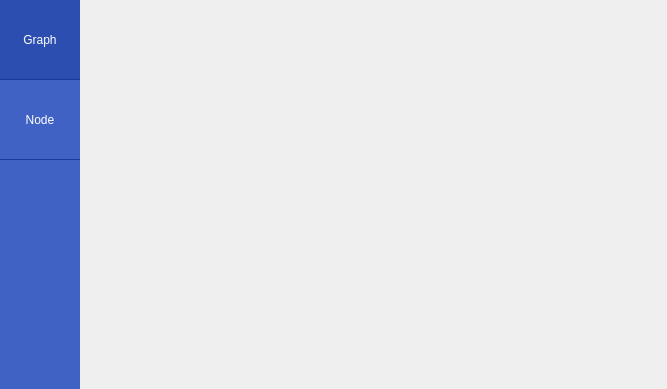
<?xml version="1.0" encoding="UTF-8"?>
<ui version="4.0">
 <class>StatisticMenuForm</class>
 <widget class="QWidget" name="StatisticMenuForm">
  <property name="geometry">
   <rect>
    <x>0</x>
    <y>0</y>
    <width>667</width>
    <height>389</height>
   </rect>
  </property>
  <property name="windowTitle">
   <string>Statistic</string>
  </property>
  <layout class="QHBoxLayout" name="horizontalLayout" stretch="0,1">
   <property name="spacing">
    <number>0</number>
   </property>
   <property name="leftMargin">
    <number>0</number>
   </property>
   <property name="topMargin">
    <number>0</number>
   </property>
   <property name="rightMargin">
    <number>0</number>
   </property>
   <property name="bottomMargin">
    <number>0</number>
   </property>
   <item>
    <widget class="QFrame" name="statisticMenuFrame">
     <property name="styleSheet">
      <string notr="true">#statisticMenuFrame
{
	background-color: rgb(64, 98, 197);
	border: none;
}

#statisticMenuFrame QToolButton
{
    background-color: rgb(64, 98, 197);
    border: none;
    border-bottom: 1px solid rgb(24, 58, 157);
    color: white;
    padding: 5px;
}

#statisticMenuFrame QToolButton:checked
{
    background-color: rgb(44, 78, 177);
}
</string>
     </property>
     <property name="frameShape">
      <enum>QFrame::StyledPanel</enum>
     </property>
     <property name="frameShadow">
      <enum>QFrame::Raised</enum>
     </property>
     <layout class="QVBoxLayout" name="verticalLayout_6" stretch="0,0,0">
      <property name="spacing">
       <number>0</number>
      </property>
      <property name="leftMargin">
       <number>0</number>
      </property>
      <property name="topMargin">
       <number>0</number>
      </property>
      <property name="rightMargin">
       <number>0</number>
      </property>
      <property name="bottomMargin">
       <number>0</number>
      </property>
      <item>
       <widget class="QToolButton" name="menuGraph">
        <property name="sizePolicy">
         <sizepolicy hsizetype="Preferred" vsizetype="Minimum">
          <horstretch>0</horstretch>
          <verstretch>0</verstretch>
         </sizepolicy>
        </property>
        <property name="minimumSize">
         <size>
          <width>80</width>
          <height>80</height>
         </size>
        </property>
        <property name="baseSize">
         <size>
          <width>0</width>
          <height>0</height>
         </size>
        </property>
        <property name="focusPolicy">
         <enum>Qt::NoFocus</enum>
        </property>
        <property name="text">
         <string>Graph</string>
        </property>
        <property name="iconSize">
         <size>
          <width>48</width>
          <height>48</height>
         </size>
        </property>
        <property name="checkable">
         <bool>true</bool>
        </property>
        <property name="checked">
         <bool>true</bool>
        </property>
        <property name="autoExclusive">
         <bool>true</bool>
        </property>
       </widget>
      </item>
      <item>
       <widget class="QToolButton" name="menuNode">
        <property name="sizePolicy">
         <sizepolicy hsizetype="Preferred" vsizetype="Minimum">
          <horstretch>0</horstretch>
          <verstretch>0</verstretch>
         </sizepolicy>
        </property>
        <property name="minimumSize">
         <size>
          <width>80</width>
          <height>80</height>
         </size>
        </property>
        <property name="focusPolicy">
         <enum>Qt::NoFocus</enum>
        </property>
        <property name="text">
         <string>Node</string>
        </property>
        <property name="iconSize">
         <size>
          <width>48</width>
          <height>48</height>
         </size>
        </property>
        <property name="checkable">
         <bool>true</bool>
        </property>
        <property name="autoExclusive">
         <bool>true</bool>
        </property>
       </widget>
      </item>
      <item>
       <spacer name="verticalSpacer">
        <property name="orientation">
         <enum>Qt::Vertical</enum>
        </property>
        <property name="sizeHint" stdset="0">
         <size>
          <width>20</width>
          <height>40</height>
         </size>
        </property>
       </spacer>
      </item>
     </layout>
    </widget>
   </item>
   <item>
    <widget class="QStackedWidget" name="statisticStackedWidget">
     <property name="currentIndex">
      <number>-1</number>
     </property>
    </widget>
   </item>
  </layout>
 </widget>
 <resources/>
 <connections/>
</ui>
